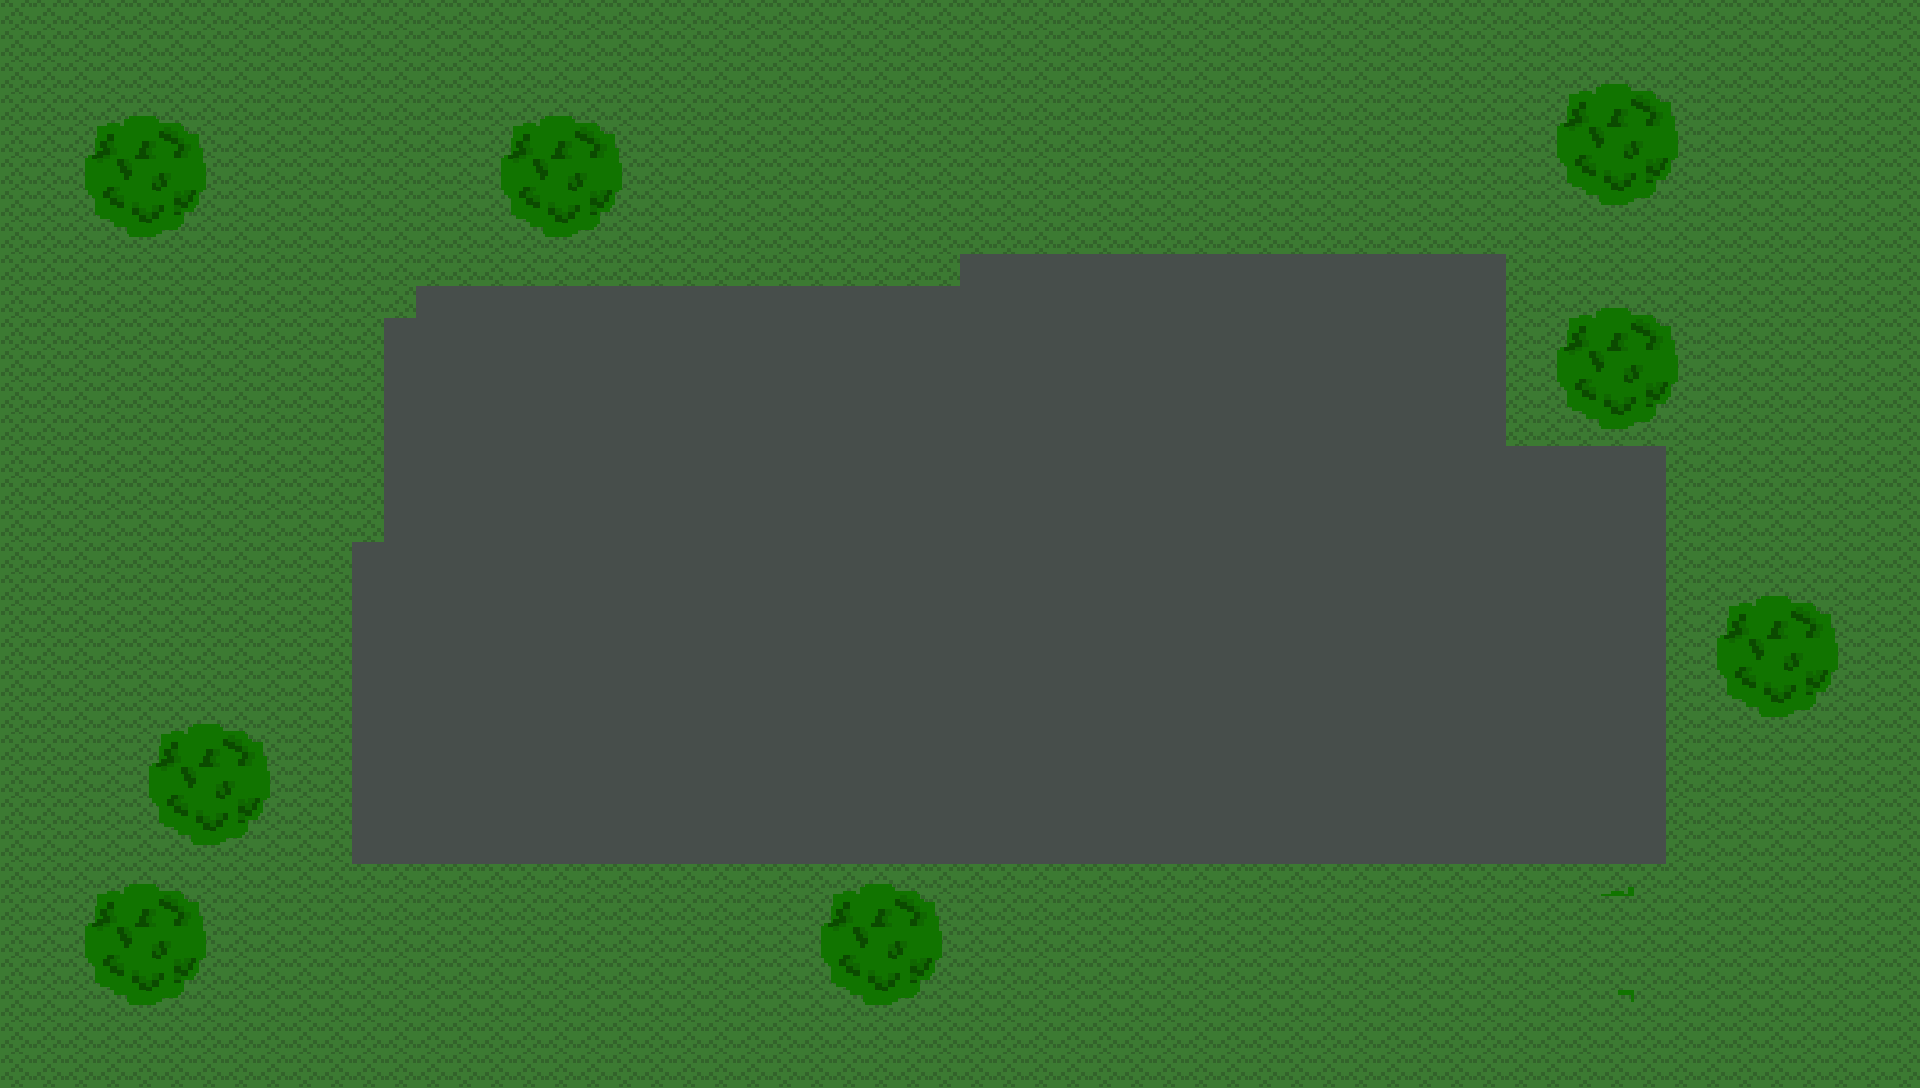

A 2D game scene composited from a Tiled map and its tileset images. What follows is a short description and the map's XML, with each tile layer's data collapsed to a summary:
An orthogonal 60x34 tile map with 32x32 px tiles, 3 tile layers (Pasto, Arboles, Lago).

<map version="1.4" tiledversion="1.4.3" orientation="orthogonal" renderorder="right-down" width="60" height="34" tilewidth="32" tileheight="32" infinite="0" nextlayerid="6" nextobjectid="1">
 <tileset firstgid="1" source="TILESET 2.tsx" />
 <layer id="1" name="Pasto" width="60" height="34">
  <data>[2040 cells, 2040 non-empty, 1 distinct tile ids]</data>
 </layer>
 <layer id="2" name="Arboles" width="60" height="34">
  <data>[2040 cells, 208 non-empty, 25 distinct tile ids]</data>
 </layer>
 <layer id="3" name="Lago" width="60" height="34">
  <data>[2040 cells, 721 non-empty, 1 distinct tile ids]</data>
 </layer>
</map>
